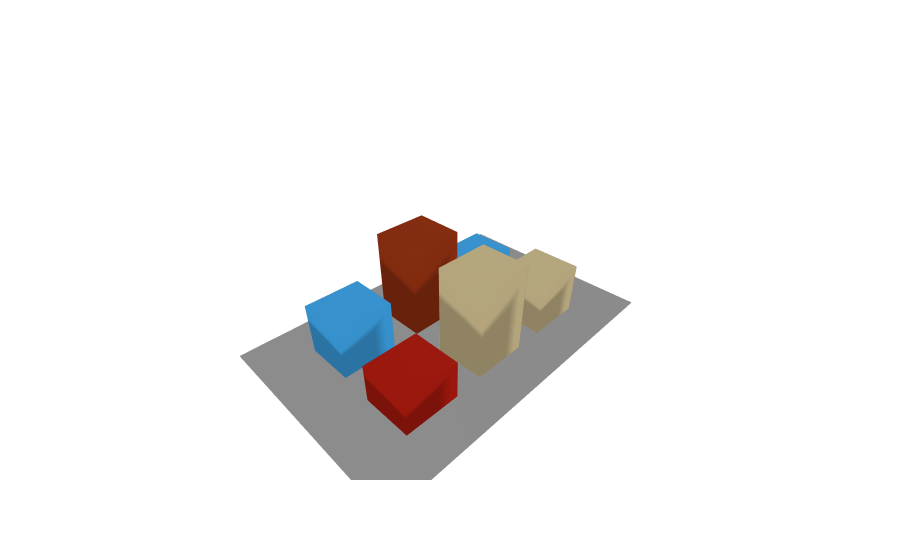

Notebook code cell kept with this figure:
### Code cell
set_defaults(
    "plotly"
)  # Our scene is simple, and Plotly is the best backend for online interactive plots :-)

fig = BASE_SCENE.plot()
make_transparent(fig)
